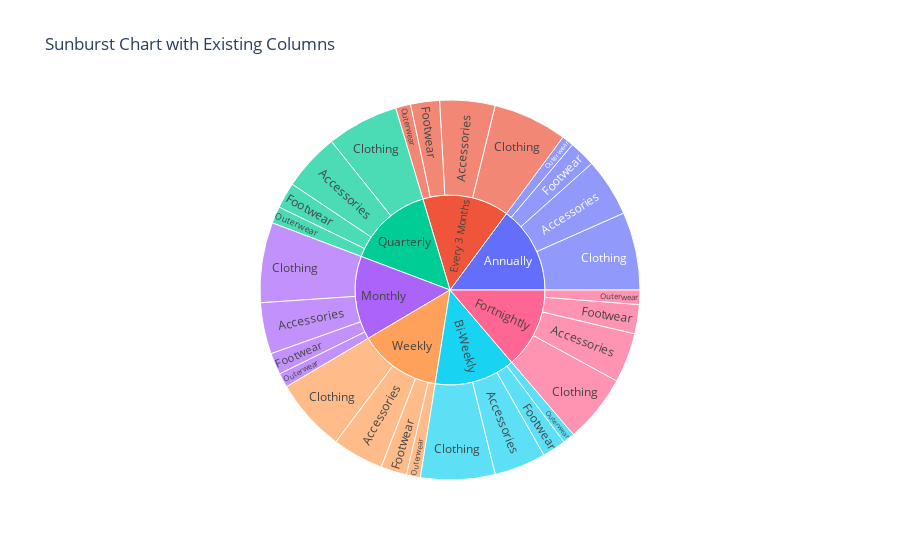

Notebook cell for this chart:
### Markdown cell above
### Code Explanation: Creating a Sunburst Chart to Visualize Age Distribution by Purchase Frequency and Age Category

The following code creates a sunburst chart using Plotly to visualize the distribution of `Age` grouped by `Frequency of Purchases` and `Age_category`.

# Resolving the Sunburst Chart Issue with Plotly

The error occurs because the column `Age_category` does not exist in the `shop` DataFrame. Below are the steps to fix this issue by either using existing columns or creating the required `Age_category` column.

---

## Existing Columns in Your DataFrame
From the error message, the columns available in your `shop` DataFrame are:

### Code cell
import plotly.express as px

# Using existing columns in your DataFrame
fig = px.sunburst(
    shop,
    path=['Frequency of Purchases', 'Category'],  # Replace 'Age_category' with an actual column name
    values='Age',  # Use 'Age' as the size of segments
    title="Sunburst Chart with Existing Columns"
)

fig.show()

### Figure 1 — Plotly figure (JSON) as saved in the notebook; plotly's stock layout.template omitted (floating-point values rounded to 4 significant figures)
{"data": [{"branchvalues": "total", "domain": {"x": [0, 1], "y": [0, 1]}, "hovertemplate": "labels=%{label}<br>Age=%{value}<br>parent=%{parent}<br>id=%{id}<extra></extra>", "ids": ["Annually/Accessories", "Bi-Weekly/Accessories", "Every 3 Months/Accessories", "Fortnightly/Accessories", "Monthly/Accessories", "Quarterly/Accessories", "Weekly/Accessories", "Annually/Clothing", "Bi-Weekly/Clothing", "Every 3 Months/Clothing", "Fortnightly/Clothing", "Monthly/Clothing", "Quarterly/Clothing", "Weekly/Clothing", "Annually/Footwear", "Bi-Weekly/Footwear", "Every 3 Months/Footwear", "Fortnightly/Footwear", "Monthly/Footwear", "Quarterly/Footwear", "Weekly/Footwear", "Annually/Outerwear", "Bi-Weekly/Outerwear", "Every 3 Months/Outerwear", "Fortnightly/Outerwear", "Monthly/Outerwear", "Quarterly/Outerwear", "Weekly/Outerwear", "Annually", "Bi-Weekly", "Every 3 Months", "Fortnightly", "Monthly", "Quarterly", "Weekly"], "labels": ["Accessories", "Accessories", "Accessories", "Accessories", "Accessories", "Accessories", "Accessories", "Clothing", "Clothing", "Clothing", "Clothing", "Clothing", "Clothing", "Clothing", "Footwear", "Footwear", "Footwear", "Footwear", "Footwear", "Footwear", "Footwear", "Outerwear", "Outerwear", "Outerwear", "Outerwear", "Outerwear", "Outerwear", "Outerwear", "Annually", "Bi-Weekly", "Every 3 Months", "Fortnightly", "Monthly", "Quarterly", "Weekly"], "name": "", "parents": ["Annually", "Bi-Weekly", "Every 3 Months", "Fortnightly", "Monthly", "Quarterly", "Weekly", "Annually", "Bi-Weekly", "Every 3 Months", "Fortnightly", "Monthly", "Quarterly", "Weekly", "Annually", "Bi-Weekly", "Every 3 Months", "Fortnightly", "Monthly", "Quarterly", "Weekly", "Annually", "Bi-Weekly", "Every 3 Months", "Fortnightly", "Monthly", "Quarterly", "Weekly", "", "", "", "", "", "", ""], "type": "sunburst", "values": [8529, 7557, 8075, 7296, 7513, 8388, 7480, 11407, 10884, 10848, 9960, 11722, 10495, 10735, 3878, 3453, 4239, 4265, 3168, 3801, 3817, 1735, 1737, 2188, 2103, 2086, 2474, 2034, 25549, 23631, 25350, 23624, 24489, 25158, 24066]}], "layout": {"legend": {"tracegroupgap": 0}, "title": {"text": "Sunburst Chart with Existing Columns"}}}
